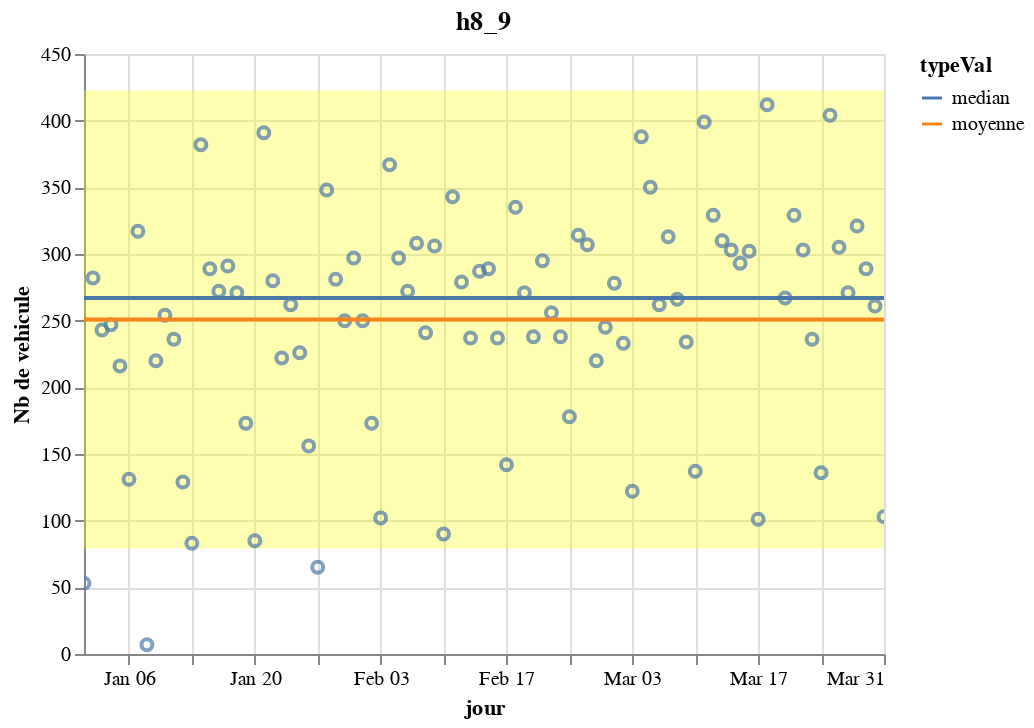

Notebook code for this chart:
### Code cell
graphTrafHoraire(df_horaire,statsHoraires(df_horaire,'h8_9'),'h8_9')

### Figure 1 — Vega-Lite specification as saved in the notebook (floating-point values rounded to 4 significant figures; data arrays with more than 128 entries replaced by an {"elided": "..."} marker saying what was removed)
{"$schema": "https://vega.github.io/schema/vega-lite/v3.4.0.json", "config": {"mark": {"tooltip": null}, "view": {"height": 300, "width": 400}}, "datasets": {"data-171b509c25be84cb64872bbb172bd3ba": [{"h8_9": 7, "jour": "2019-01-08T00:00:00"}, {"h8_9": 53, "jour": "2019-01-01T00:00:00"}, {"h8_9": 65, "jour": "2019-01-27T00:00:00"}, {"h8_9": 83, "jour": "2019-01-13T00:00:00"}, {"h8_9": 85, "jour": "2019-01-20T00:00:00"}, {"h8_9": 90, "jour": "2019-02-10T00:00:00"}, {"h8_9": 101, "jour": "2019-03-17T00:00:00"}, {"h8_9": 102, "jour": "2019-02-03T00:00:00"}, {"h8_9": 103, "jour": "2019-03-31T00:00:00"}, {"h8_9": 122, "jour": "2019-03-03T00:00:00"}, {"h8_9": 129, "jour": "2019-01-12T00:00:00"}, {"h8_9": 131, "jour": "2019-01-06T00:00:00"}, {"h8_9": 136, "jour": "2019-03-24T00:00:00"}, {"h8_9": 137, "jour": "2019-03-10T00:00:00"}, {"h8_9": 142, "jour": "2019-02-17T00:00:00"}, {"h8_9": 156, "jour": "2019-01-26T00:00:00"}, {"h8_9": 173, "jour": "2019-02-02T00:00:00"}, {"h8_9": 173, "jour": "2019-01-19T00:00:00"}, {"h8_9": 178, "jour": "2019-02-24T00:00:00"}, {"h8_9": 216, "jour": "2019-01-05T00:00:00"}, {"h8_9": 220, "jour": "2019-02-27T00:00:00"}, {"h8_9": 220, "jour": "2019-01-09T00:00:00"}, {"h8_9": 222, "jour": "2019-01-23T00:00:00"}, {"h8_9": 226, "jour": "2019-01-25T00:00:00"}, {"h8_9": 233, "jour": "2019-03-02T00:00:00"}, {"h8_9": 234, "jour": "2019-03-09T00:00:00"}, {"h8_9": 236, "jour": "2019-03-23T00:00:00"}, {"h8_9": 236, "jour": "2019-01-11T00:00:00"}, {"h8_9": 237, "jour": "2019-02-13T00:00:00"}, {"h8_9": 237, "jour": "2019-02-16T00:00:00"}, {"h8_9": 238, "jour": "2019-02-23T00:00:00"}, {"h8_9": 238, "jour": "2019-02-20T00:00:00"}, {"h8_9": 241, "jour": "2019-02-08T00:00:00"}, {"h8_9": 243, "jour": "2019-01-03T00:00:00"}, {"h8_9": 245, "jour": "2019-02-28T00:00:00"}, {"h8_9": 247, "jour": "2019-01-04T00:00:00"}, {"h8_9": 250, "jour": "2019-02-01T00:00:00"}, {"h8_9": 250, "jour": "2019-01-30T00:00:00"}, {"h8_9": 254, "jour": "2019-01-10T00:00:00"}, {"h8_9": 256, "jour": "2019-02-22T00:00:00"}, {"h8_9": 261, "jour": "2019-03-30T00:00:00"}, {"h8_9": 262, "jour": "2019-01-24T00:00:00"}, {"h8_9": 262, "jour": "2019-03-06T00:00:00"}, {"h8_9": 266, "jour": "2019-03-08T00:00:00"}, {"h8_9": 267, "jour": "2019-03-20T00:00:00"}, {"h8_9": 271, "jour": "2019-01-18T00:00:00"}, {"h8_9": 271, "jour": "2019-02-19T00:00:00"}, {"h8_9": 271, "jour": "2019-03-27T00:00:00"}, {"h8_9": 272, "jour": "2019-02-06T00:00:00"}, {"h8_9": 272, "jour": "2019-01-16T00:00:00"}, {"h8_9": 278, "jour": "2019-03-01T00:00:00"}, {"h8_9": 279, "jour": "2019-02-12T00:00:00"}, {"h8_9": 280, "jour": "2019-01-22T00:00:00"}, {"h8_9": 281, "jour": "2019-01-29T00:00:00"}, {"h8_9": 282, "jour": "2019-01-02T00:00:00"}, {"h8_9": 287, "jour": "2019-02-14T00:00:00"}, {"h8_9": 289, "jour": "2019-02-15T00:00:00"}, {"h8_9": 289, "jour": "2019-03-29T00:00:00"}, {"h8_9": 289, "jour": "2019-01-15T00:00:00"}, {"h8_9": 291, "jour": "2019-01-17T00:00:00"}, {"h8_9": 293, "jour": "2019-03-15T00:00:00"}, {"h8_9": 295, "jour": "2019-02-21T00:00:00"}, {"h8_9": 297, "jour": "2019-02-05T00:00:00"}, {"h8_9": 297, "jour": "2019-01-31T00:00:00"}, {"h8_9": 302, "jour": "2019-03-16T00:00:00"}, {"h8_9": 303, "jour": "2019-03-14T00:00:00"}, {"h8_9": 303, "jour": "2019-03-22T00:00:00"}, {"h8_9": 305, "jour": "2019-03-26T00:00:00"}, {"h8_9": 306, "jour": "2019-02-09T00:00:00"}, {"h8_9": 307, "jour": "2019-02-26T00:00:00"}, {"h8_9": 308, "jour": "2019-02-07T00:00:00"}, {"h8_9": 310, "jour": "2019-03-13T00:00:00"}, {"h8_9": 313, "jour": "2019-03-07T00:00:00"}, {"h8_9": 314, "jour": "2019-02-25T00:00:00"}, {"h8_9": 317, "jour": "2019-01-07T00:00:00"}, {"h8_9": 321, "jour": "2019-03-28T00:00:00"}, {"h8_9": 329, "jour": "2019-03-12T00:00:00"}, {"h8_9": 329, "jour": "2019-03-21T00:00:00"}, {"h8_9": 335, "jour": "2019-02-18T00:00:00"}, {"h8_9": 343, "jour": "2019-02-11T00:00:00"}, {"h8_9": 348, "jour": "2019-01-28T00:00:00"}, {"h8_9": 350, "jour": "2019-03-05T00:00:00"}, {"h8_9": 367, "jour": "2019-02-04T00:00:00"}, {"h8_9": 382, "jour": "2019-01-14T00:00:00"}, {"h8_9": 388, "jour": "2019-03-04T00:00:00"}, {"h8_9": 391, "jour": "2019-01-21T00:00:00"}, {"h8_9": 399, "jour": "2019-03-11T00:00:00"}, {"h8_9": 404, "jour": "2019-03-25T00:00:00"}, {"h8_9": 412, "jour": "2019-03-18T00:00:00"}], "data-40133e53997f9c5e5cce2e9f00f9cf7c": {"elided": "360 records"}, "data-54957472090a9279092e54c25f2e90a2": {"elided": "180 records"}}, "layer": [{"data": {"name": "data-54957472090a9279092e54c25f2e90a2"}, "encoding": {"x": {"field": "jour", "type": "temporal"}, "y": {"axis": {"title": "Nb de vehicule"}, "field": "plageMini", "type": "quantitative"}, "y2": {"field": "plageMaxi"}}, "mark": {"color": "yellow", "opacity": 0.3, "type": "area"}}, {"data": {"name": "data-171b509c25be84cb64872bbb172bd3ba"}, "encoding": {"tooltip": {"field": "jour", "type": "temporal"}, "x": {"field": "jour", "type": "temporal"}, "y": {"axis": {"title": "Nb de vehicule"}, "field": "h8_9", "type": "quantitative"}}, "mark": "point", "selection": {"selector051": {"bind": "scales", "encodings": ["x", "y"], "type": "interval"}}, "title": "h8_9"}, {"data": {"name": "data-40133e53997f9c5e5cce2e9f00f9cf7c"}, "encoding": {"color": {"field": "typeVal", "type": "nominal"}, "x": {"field": "jour", "type": "temporal"}, "y": {"field": "val", "type": "quantitative"}}, "mark": "line"}]}
